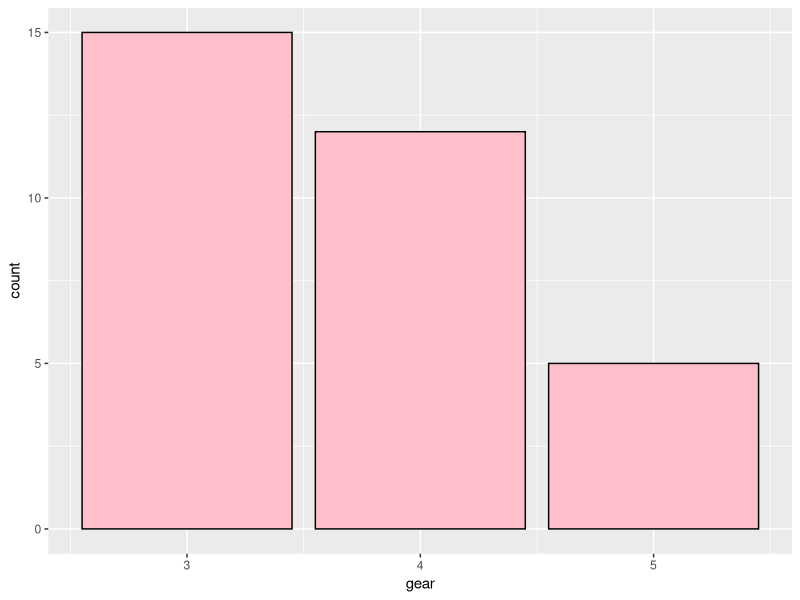
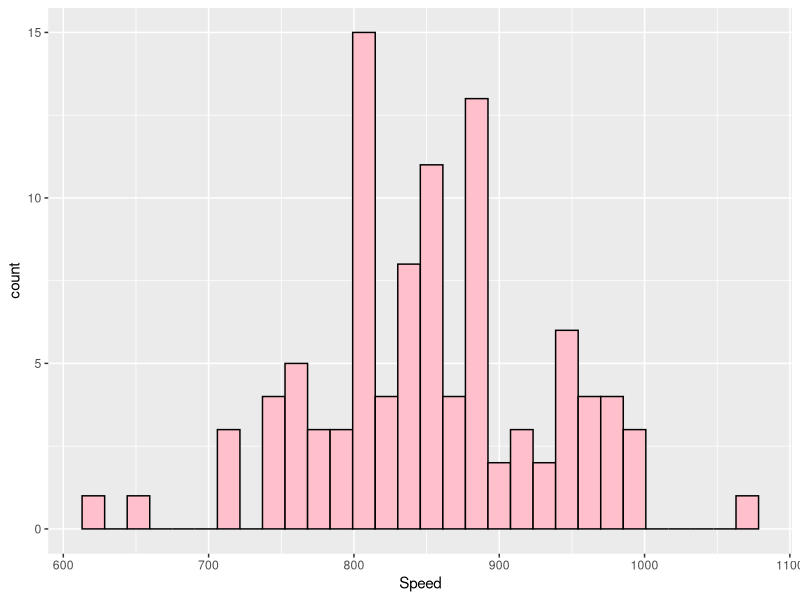
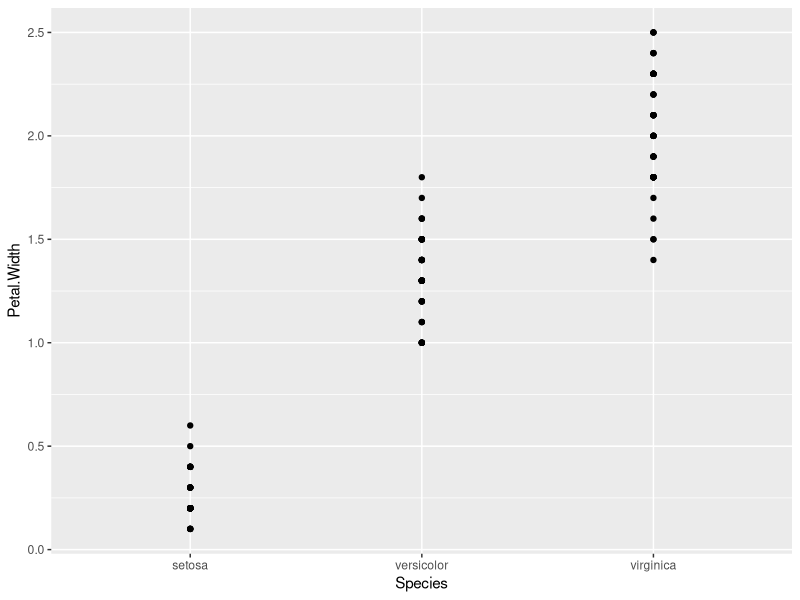
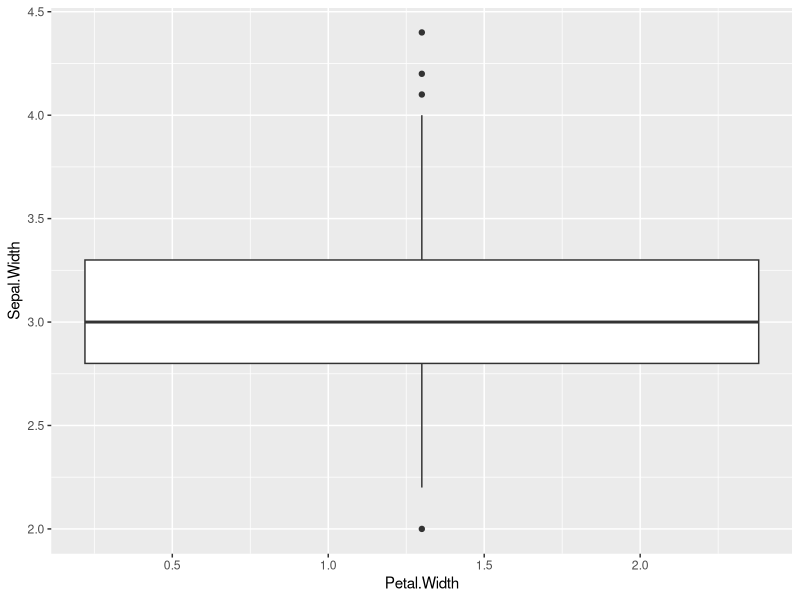

Write R code to recreate these figures, in order.
## ---- chunk 1
    library(ggplot2)
mtcars
## ---- chunk 2
    ggplot(data = mtcars, aes(x = gear)) +
  geom_bar(fill = "pink", colour = "black")
## ---- chunk 3
ggplot(data = morley, aes(x =Speed)) +
  geom_histogram(fill = "pink", colour = "black")
## ---- chunk 4
ggplot(data = iris, aes(x = Species, y=Petal.Width)) +
  geom_point()
## ---- chunk 5
ggplot(iris, aes(x=Petal.Width , y= Sepal.Width)) +
  geom_boxplot()
